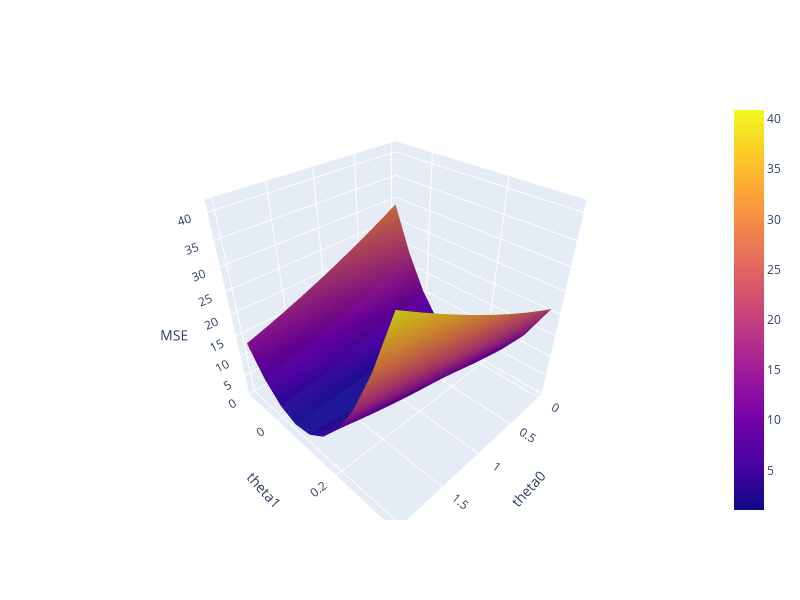

Notebook code for this chart:
### Markdown cell above
````{dropdown} Click to see the code
```python
import plotly.graph_objects as go


def mse_loss(theta, X, y_obs):
    y_hat = X @ theta
    return np.mean((y_hat - y_obs) ** 2)    

tips_with_bias = df.copy()
tips_with_bias["bias"] = 1
tips_with_bias = tips_with_bias[["bias", "total_bill"]]

uvalues = np.linspace(0, 2, 10)
vvalues = np.linspace(-0.1, 0.35, 10)
(u,v) = np.meshgrid(uvalues, vvalues)
thetas = np.vstack((u.flatten(),v.flatten()))

def mse_loss_single_arg(theta):
    return mse_loss(theta, tips_with_bias, df["tip"])

MSE = np.array([mse_loss_single_arg(t) for t in thetas.T])

loss_surface = go.Surface(x=u, y=v, z=np.reshape(MSE, u.shape))

ind = np.argmin(MSE)
optimal_point = go.Scatter3d(name = "Optimal Point",
    x = [thetas.T[ind,0]], y = [thetas.T[ind,1]], 
    z = [MSE[ind]],
    marker=dict(size=10, color="red"))

fig = go.Figure(data=[loss_surface, optimal_point])
fig.update_layout(scene = dict(
    xaxis_title = "theta0",
    yaxis_title = "theta1",
    zaxis_title = "MSE"), autosize=False, width=800, height=600)

fig.show()
```
````

### Code cell
import plotly.graph_objects as go


def mse_loss(theta, X, y_obs):
    y_hat = X @ theta
    return np.mean((y_hat - y_obs) ** 2)    

tips_with_bias = df.copy()
tips_with_bias["bias"] = 1
tips_with_bias = tips_with_bias[["bias", "total_bill"]]

uvalues = np.linspace(0, 2, 10)
vvalues = np.linspace(-0.1, 0.35, 10)
(u,v) = np.meshgrid(uvalues, vvalues)
thetas = np.vstack((u.flatten(),v.flatten()))

def mse_loss_single_arg(theta):
    return mse_loss(theta, tips_with_bias, df["tip"])

MSE = np.array([mse_loss_single_arg(t) for t in thetas.T])

loss_surface = go.Surface(x=u, y=v, z=np.reshape(MSE, u.shape))

ind = np.argmin(MSE)
optimal_point = go.Scatter3d(name = "Optimal Point",
    x = [thetas.T[ind,0]], y = [thetas.T[ind,1]], 
    z = [MSE[ind]],
    marker=dict(size=10, color="red"))

fig = go.Figure(data=[loss_surface, optimal_point])
fig.update_layout(scene = dict(
    xaxis_title = "theta0",
    yaxis_title = "theta1",
    zaxis_title = "MSE"), autosize=False, width=800, height=600)

fig.show()

### Figure 1 — Plotly figure (JSON) as saved in the notebook; plotly's stock layout.template omitted (floating-point values rounded to 4 significant figures)
{"data": [{"type": "surface", "x": [[0.0, 0.2222, 0.4444, 0.6667, 0.8889, 1.111, 1.333, 1.556, 1.778, 2.0], [0.0, 0.2222, 0.4444, 0.6667, 0.8889, 1.111, 1.333, 1.556, 1.778, 2.0], [0.0, 0.2222, 0.4444, 0.6667, 0.8889, 1.111, 1.333, 1.556, 1.778, 2.0], [0.0, 0.2222, 0.4444, 0.6667, 0.8889, 1.111, 1.333, 1.556, 1.778, 2.0], [0.0, 0.2222, 0.4444, 0.6667, 0.8889, 1.111, 1.333, 1.556, 1.778, 2.0], [0.0, 0.2222, 0.4444, 0.6667, 0.8889, 1.111, 1.333, 1.556, 1.778, 2.0], [0.0, 0.2222, 0.4444, 0.6667, 0.8889, 1.111, 1.333, 1.556, 1.778, 2.0], [0.0, 0.2222, 0.4444, 0.6667, 0.8889, 1.111, 1.333, 1.556, 1.778, 2.0], [0.0, 0.2222, 0.4444, 0.6667, 0.8889, 1.111, 1.333, 1.556, 1.778, 2.0], [0.0, 0.2222, 0.4444, 0.6667, 0.8889, 1.111, 1.333, 1.556, 1.778, 2.0]], "y": [[-0.1, -0.1, -0.1, -0.1, -0.1, -0.1, -0.1, -0.1, -0.1, -0.1], [-0.05, -0.05, -0.05, -0.05, -0.05, -0.05, -0.05, -0.05, -0.05, -0.05], [-1.388e-17, -1.388e-17, -1.388e-17, -1.388e-17, -1.388e-17, -1.388e-17, -1.388e-17, -1.388e-17, -1.388e-17, -1.388e-17], [0.05, 0.05, 0.05, 0.05, 0.05, 0.05, 0.05, 0.05, 0.05, 0.05], [0.1, 0.1, 0.1, 0.1, 0.1, 0.1, 0.1, 0.1, 0.1, 0.1], [0.15, 0.15, 0.15, 0.15, 0.15, 0.15, 0.15, 0.15, 0.15, 0.15], [0.2, 0.2, 0.2, 0.2, 0.2, 0.2, 0.2, 0.2, 0.2, 0.2], [0.25, 0.25, 0.25, 0.25, 0.25, 0.25, 0.25, 0.25, 0.25, 0.25], [0.3, 0.3, 0.3, 0.3, 0.3, 0.3, 0.3, 0.3, 0.3, 0.3], [0.35, 0.35, 0.35, 0.35, 0.35, 0.35, 0.35, 0.35, 0.35, 0.35]], "z": [[29.12, 26.96, 24.9, 22.93, 21.07, 19.3, 17.63, 16.06, 14.59, 13.22], [18.83, 17.11, 15.49, 13.96, 12.53, 11.21, 9.978, 8.848, 7.816, 6.883], [10.9, 9.613, 8.429, 7.343, 6.356, 5.468, 4.679, 3.988, 3.396, 2.903], [5.311, 4.467, 3.723, 3.077, 2.53, 2.081, 1.731, 1.481, 1.328, 1.275], [2.078, 1.674, 1.369, 1.163, 1.055, 1.046, 1.136, 1.325, 1.613, 1.999], [1.197, 1.232, 1.367, 1.601, 1.933, 2.364, 2.893, 3.522, 4.249, 5.075], [2.667, 3.143, 3.717, 4.39, 5.162, 6.033, 7.002, 8.071, 9.237, 10.5], [6.49, 7.406, 8.42, 9.532, 10.74, 12.05, 13.46, 14.97, 16.58, 18.28], [12.67, 14.02, 15.47, 17.03, 18.68, 20.43, 22.28, 24.22, 26.27, 28.42], [21.19, 22.99, 24.88, 26.87, 28.96, 31.15, 33.44, 35.83, 38.31, 40.9]]}, {"marker": {"color": "red", "size": 10}, "name": "Optimal Point", "type": "scatter3d", "x": [1.111], "y": [0.1], "z": [1.046]}], "layout": {"autosize": false, "height": 600, "scene": {"xaxis": {"title": {"text": "theta0"}}, "yaxis": {"title": {"text": "theta1"}}, "zaxis": {"title": {"text": "MSE"}}}, "width": 800}}
